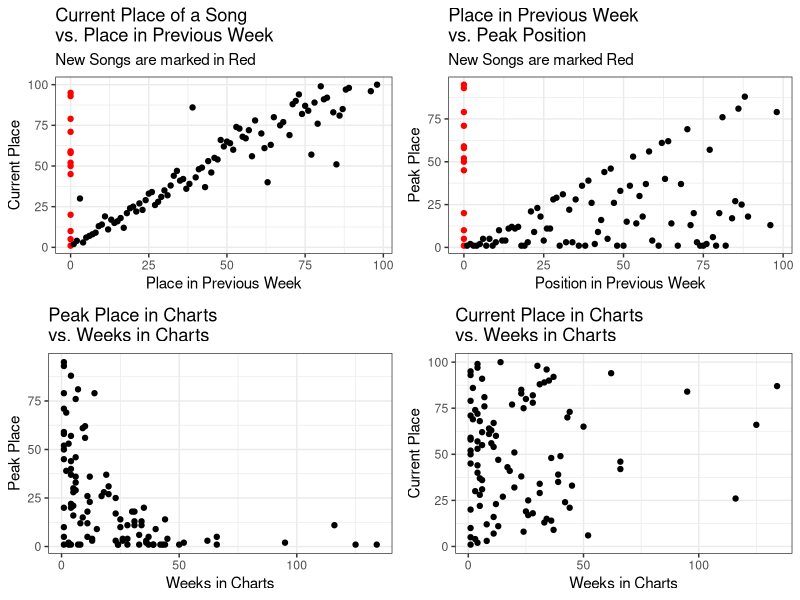
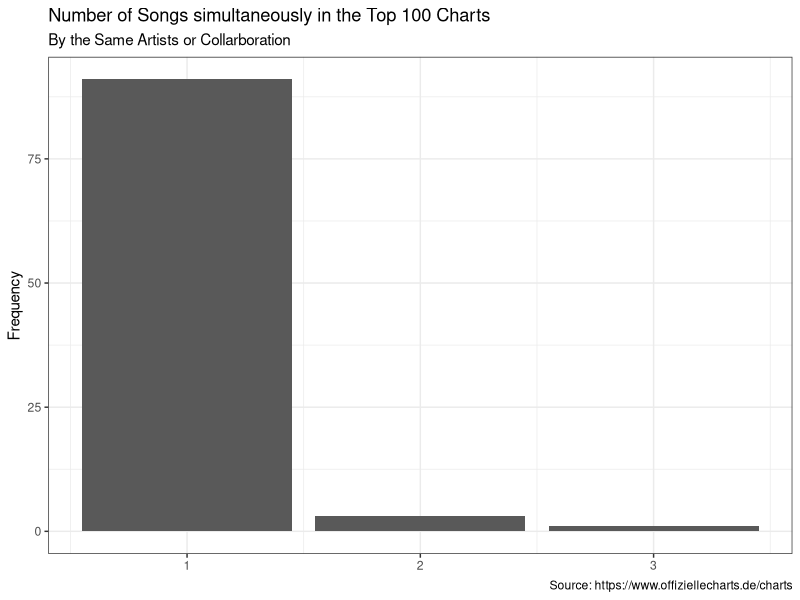
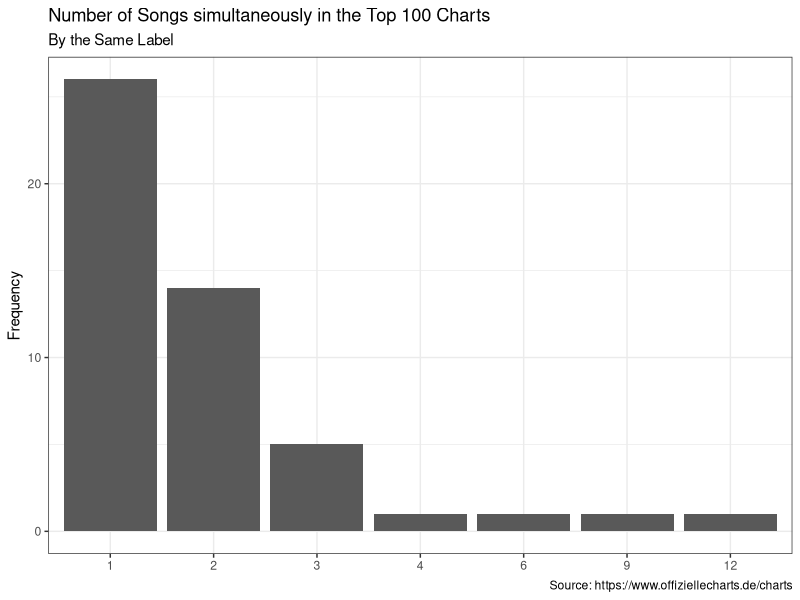

Source code (R) for these figures, in order:
## ---- chunk 1
library(ggplot2)
library(gridExtra)
library(readr)
library(dplyr)
chart_scrap <- read_csv('2022-05-04_charts_report.csv')
## ---- chunk 2
#Reporting Figures and Tables
#Scatter Plots
current_v_last <- ggplot(data = chart_scrap,
                                     aes(y = current, x=last_week,
                                     col=ifelse(is.na(last_week), yes = 'NA' , no = 'NonNA')))+
                                      geom_point(aes(y = current, x=last_week_fill),show.legend = F)+
                                      scale_color_manual(values = c('#FF0000','#000000'))+
                                      labs(title = 'Current Place of a Song \nvs. Place in Previous Week',
                                           subtitle = 'New Songs are marked in Red',
                                           y='Current Place', x='Place in Previous Week')+
                                        theme_bw()
weeks_v_peak <- ggplot(data = chart_scrap,
                                             aes(x=weeks_in_charts, y=peak_in_charts))+
                                              geom_point()+
                                              labs(title = 'Peak Place in Charts \nvs. Weeks in Charts',
                                                   x='Weeks in Charts', y='Peak Place')+
                                              theme_bw()
week_v_current <- ggplot(data = chart_scrap, aes(x=weeks_in_charts, y=current))+
                                      geom_point()+
                                      labs(title = 'Current Place in Charts \nvs. Weeks in Charts',
                                           x='Weeks in Charts', y='Current Place')+
                                      theme_bw()
last_v_peak <- ggplot(data = chart_scrap, aes(x=last_week_fill, y=peak_in_charts,
                                                col=ifelse(is.na(last_week), yes = 'NA' , no = 'NonNA')))+
                                    geom_point(show.legend = F)+
                                    labs(title = 'Place in Previous Week \nvs. Peak Position',
                                         subtitle = 'New Songs are marked Red',
                                         x='Position in Previous Week', y='Peak Place')+
                                    scale_color_manual(values = c('#FF0000','#000000'))+
                                    theme_bw()
grid.arrange(current_v_last,last_v_peak, weeks_v_peak,week_v_current, nrow=2)
## ---- chunk 3
chart_scrap%>%
                      count(artist)%>%
                      ggplot(aes(x=n))+
                      geom_bar()+
                      labs(title = 'Number of Songs simultaneously in the Top 100 Charts',
                           subtitle = 'By the Same Artists or Collarboration',
                           y='Frequency',
                           x=NULL,
                           caption = 'Source: https://www.offiziellecharts.de/charts')+
                      theme_bw()
chart_scrap%>%
                        count(artist,sort = T)%>%
                        filter(n>1)%>%
                        knitr::kable()
chart_scrap%>%
                      count(label)%>%
                      ggplot(aes(x=as.factor(n)))+
                      geom_bar()+
                      geom_bar()+
                      labs(title = 'Number of Songs simultaneously in the Top 100 Charts',
                           subtitle = 'By the Same Label',
                           y='Frequency',
                           x=NULL,
                           caption = 'Source: https://www.offiziellecharts.de/charts')+
                      theme_bw()
chart_scrap%>%
                        count(label, sort = T)%>%
                        filter(n>1)%>%
                        knitr::kable()
## ---- chunk 4
#Songs that are currently peaking
chart_scrap%>%
                        filter(current == peak_in_charts)%>%
                        select(artist, title, current)%>%
                        rename(Position = current)%>%
                        knitr::kable()
